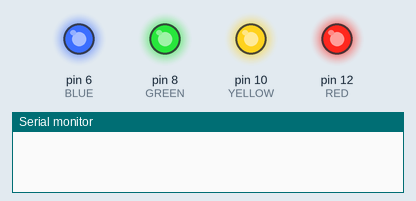
This sketch was run on a simulated Arduino Uno, built with avr-gcc and run on an emulated ATmega328P. Shown: output pins drawn as LEDs (lit = HIGH), the last lines printed to the serial monitor. Random numbers use the default seed unless the sketch sets one.

Above: at 0.1 s.
At 1.1 s:
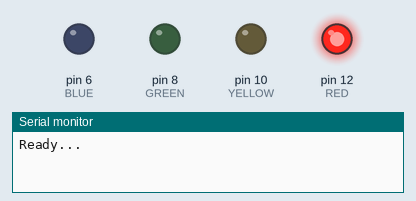
At 12.6 s:
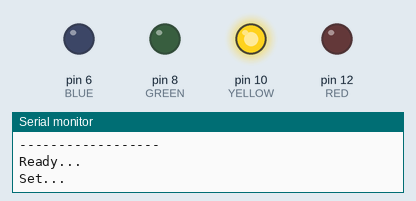
At 29.6 s:
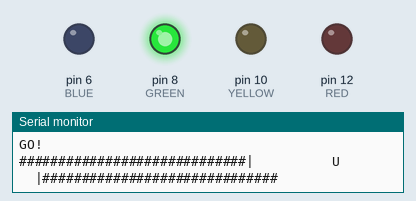
Timing chart, 0 to 31.1 s (numbered marks = the images above):
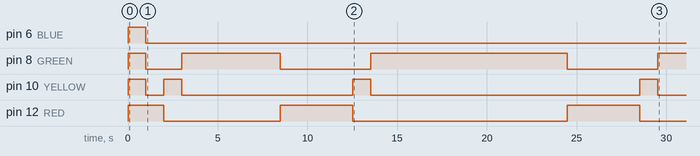

The sketch:

car_crash.ino
```cpp
// Car Crash
//
// A game using button inputs to move a car left and right along a randomly curving road,
// with display output on the serial terminal and status outputs on LEDs.
//
// Fill in the sections marked with TODO below

const int RED = 12;
const int YELLOW = 10;
const int GREEN = 8;
const int BLUE = 6;

const int LEFT = A5;
const int RIGHT = 4;

void allLeds(int val) {
  digitalWrite(RED, val);
  digitalWrite(YELLOW, val);
  digitalWrite(GREEN, val);
  digitalWrite(BLUE, val);
}

void setup() {
  Serial.begin(9600);

  pinMode(LEFT, INPUT_PULLUP);
  pinMode(RIGHT, INPUT_PULLUP);

  pinMode(RED, OUTPUT);
  pinMode(YELLOW, OUTPUT);
  pinMode(GREEN, OUTPUT);
  pinMode(BLUE, OUTPUT);

  allLeds(HIGH);
  delay(1000);
  allLeds(LOW);
}

void loop() {
  allLeds(LOW);

  Serial.println("Ready...");
  digitalWrite(RED, HIGH);
  delay(1000);
  Serial.println("Set...");
  digitalWrite(RED, LOW);
  digitalWrite(YELLOW, HIGH);
  delay(1000);
  Serial.println("GO!");
  digitalWrite(YELLOW, LOW);
  digitalWrite(GREEN, HIGH);

  int left = 30;
  int width = 20;
  int car = 40;

  while (true) {
  	// TODO If the left button is pressed, move the car left

  	// TODO If the right button is pressed, move the car left

    int r = random(100);
    if (r < 50 && left > 1) {
      left = left - 1;
    } else if (left + width < 80) {
      left = left + 1;
    }
    if (width > 5 && r < 2) {
      width -= 1;
    }

    char road[81];
    for (int x = 0; x < 80; x++) {
      road[x] = '#';
    }
    for (int x = left; x < left + width; x++) {
      road[x] = ' ';
    }
    road[left] = '|';
    road[left + width] = '|';
    road[car] = 'U';
    road[80] = 0;
    Serial.println(road);

    if (car <= left || car >= left + width) {
      allLeds(LOW);
      digitalWrite(RED, HIGH);
      Serial.println("------------------");
      Serial.println("     CRASH!!!");
      Serial.println("------------------");
      delay(3000);
      return;
    }
  }
}
```

Measured:
- by itself, pin 8 (GREEN): goes LOW 2.0 s, HIGH 5.5 s, LOW 5.1 s, HIGH 10.9 s, LOW 5.1 s, then HIGH
- by itself, pin 10 (YELLOW): goes LOW 1.0 s, HIGH 1.0 s, LOW 9.5 s, HIGH 1.0 s, LOW 15.0 s, HIGH 1.0 s, then LOW
- by itself, pin 12 (RED): goes LOW 6.5 s, HIGH 4.1 s, LOW 11.9 s, HIGH 4.1 s, then LOW
